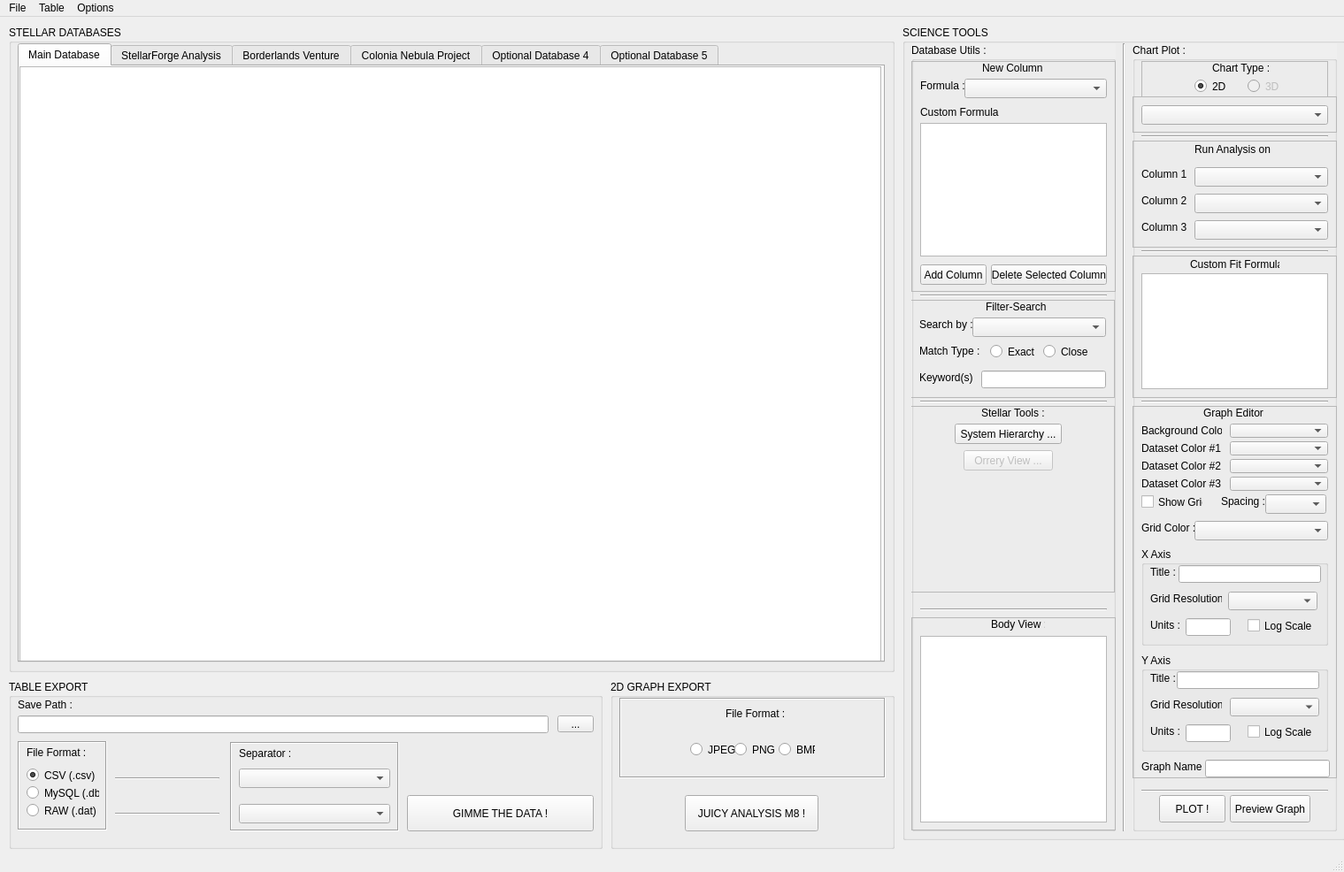
<?xml version="1.0" encoding="UTF-8"?>
<ui version="4.0">
 <class>MainWindow</class>
 <widget class="QMainWindow" name="MainWindow">
  <property name="geometry">
   <rect>
    <x>0</x>
    <y>0</y>
    <width>1519</width>
    <height>986</height>
   </rect>
  </property>
  <property name="minimumSize">
   <size>
    <width>1280</width>
    <height>750</height>
   </size>
  </property>
  <property name="font">
   <font>
    <kerning>true</kerning>
   </font>
  </property>
  <property name="windowTitle">
   <string>ED : Science Tools</string>
  </property>
  <property name="windowIcon">
   <iconset>
    <normaloff>EDST_Logo_Round_Discord_512.png</normaloff>EDST_Logo_Round_Discord_512.png</iconset>
  </property>
  <property name="autoFillBackground">
   <bool>true</bool>
  </property>
  <property name="locale">
   <locale language="English" country="UnitedKingdom"/>
  </property>
  <property name="inputMethodHints">
   <set>Qt::ImhNone</set>
  </property>
  <property name="documentMode">
   <bool>false</bool>
  </property>
  <property name="dockNestingEnabled">
   <bool>true</bool>
  </property>
  <property name="dockOptions">
   <set>QMainWindow::AllowNestedDocks|QMainWindow::AllowTabbedDocks|QMainWindow::AnimatedDocks</set>
  </property>
  <property name="unifiedTitleAndToolBarOnMac">
   <bool>false</bool>
  </property>
  <widget class="QWidget" name="centralwidget">
   <property name="autoFillBackground">
    <bool>false</bool>
   </property>
   <widget class="QTabWidget" name="tabWidget">
    <property name="geometry">
     <rect>
      <x>20</x>
      <y>30</y>
      <width>980</width>
      <height>700</height>
     </rect>
    </property>
    <property name="currentIndex">
     <number>0</number>
    </property>
    <property name="documentMode">
     <bool>false</bool>
    </property>
    <property name="tabsClosable">
     <bool>false</bool>
    </property>
    <property name="movable">
     <bool>false</bool>
    </property>
    <property name="tabBarAutoHide">
     <bool>false</bool>
    </property>
    <widget class="QWidget" name="MainDatabase">
     <attribute name="title">
      <string>Main Database</string>
     </attribute>
     <widget class="QTableWidget" name="tableWidget">
      <property name="geometry">
       <rect>
        <x>0</x>
        <y>0</y>
        <width>974</width>
        <height>674</height>
       </rect>
      </property>
     </widget>
    </widget>
    <widget class="QWidget" name="OptDB1">
     <property name="enabled">
      <bool>true</bool>
     </property>
     <property name="autoFillBackground">
      <bool>false</bool>
     </property>
     <attribute name="title">
      <string>StellarForge Analysis</string>
     </attribute>
     <widget class="QTableWidget" name="tableWidget_2">
      <property name="geometry">
       <rect>
        <x>0</x>
        <y>0</y>
        <width>974</width>
        <height>674</height>
       </rect>
      </property>
     </widget>
    </widget>
    <widget class="QWidget" name="OptDB2">
     <attribute name="title">
      <string>Borderlands Venture</string>
     </attribute>
     <widget class="QTableWidget" name="tableWidget_3">
      <property name="geometry">
       <rect>
        <x>0</x>
        <y>0</y>
        <width>974</width>
        <height>674</height>
       </rect>
      </property>
     </widget>
    </widget>
    <widget class="QWidget" name="OptDB3">
     <attribute name="title">
      <string>Colonia Nebula Project</string>
     </attribute>
     <widget class="QTableWidget" name="tableWidget_4">
      <property name="geometry">
       <rect>
        <x>0</x>
        <y>0</y>
        <width>974</width>
        <height>674</height>
       </rect>
      </property>
     </widget>
    </widget>
    <widget class="QWidget" name="OptDB4">
     <attribute name="title">
      <string>Optional Database 4</string>
     </attribute>
     <widget class="QTableWidget" name="tableWidget_5">
      <property name="geometry">
       <rect>
        <x>0</x>
        <y>0</y>
        <width>974</width>
        <height>674</height>
       </rect>
      </property>
     </widget>
    </widget>
    <widget class="QWidget" name="OptDB5">
     <attribute name="title">
      <string>Optional Database 5</string>
     </attribute>
     <widget class="QTableWidget" name="tableWidget_6">
      <property name="geometry">
       <rect>
        <x>0</x>
        <y>0</y>
        <width>974</width>
        <height>674</height>
       </rect>
      </property>
     </widget>
    </widget>
   </widget>
   <widget class="QGroupBox" name="ScienceToolsGroup">
    <property name="geometry">
     <rect>
      <x>1020</x>
      <y>10</y>
      <width>501</width>
      <height>921</height>
     </rect>
    </property>
    <property name="sizePolicy">
     <sizepolicy hsizetype="Fixed" vsizetype="Fixed">
      <horstretch>0</horstretch>
      <verstretch>0</verstretch>
     </sizepolicy>
    </property>
    <property name="autoFillBackground">
     <bool>true</bool>
    </property>
    <property name="title">
     <string>SCIENCE TOOLS</string>
    </property>
    <property name="flat">
     <bool>false</bool>
    </property>
    <widget class="Line" name="line_3">
     <property name="geometry">
      <rect>
       <x>240</x>
       <y>20</y>
       <width>20</width>
       <height>891</height>
      </rect>
     </property>
     <property name="lineWidth">
      <number>1</number>
     </property>
     <property name="orientation">
      <enum>Qt::Vertical</enum>
     </property>
    </widget>
    <widget class="QGroupBox" name="groupBox_4">
     <property name="geometry">
      <rect>
       <x>10</x>
       <y>20</y>
       <width>231</width>
       <height>891</height>
      </rect>
     </property>
     <property name="autoFillBackground">
      <bool>true</bool>
     </property>
     <property name="title">
      <string>Database Utils :</string>
     </property>
     <widget class="QFrame" name="frame_8">
      <property name="geometry">
       <rect>
        <x>0</x>
        <y>20</y>
        <width>231</width>
        <height>261</height>
       </rect>
      </property>
      <property name="frameShape">
       <enum>QFrame::StyledPanel</enum>
      </property>
      <property name="frameShadow">
       <enum>QFrame::Raised</enum>
      </property>
      <widget class="QLabel" name="label_11">
       <property name="geometry">
        <rect>
         <x>80</x>
         <y>0</y>
         <width>71</width>
         <height>16</height>
        </rect>
       </property>
       <property name="text">
        <string>New Column :</string>
       </property>
      </widget>
      <widget class="QLabel" name="label_12">
       <property name="geometry">
        <rect>
         <x>10</x>
         <y>20</y>
         <width>51</width>
         <height>16</height>
        </rect>
       </property>
       <property name="text">
        <string>Formula :</string>
       </property>
      </widget>
      <widget class="QComboBox" name="comboBox_7">
       <property name="geometry">
        <rect>
         <x>60</x>
         <y>20</y>
         <width>161</width>
         <height>22</height>
        </rect>
       </property>
      </widget>
      <widget class="QTextEdit" name="textEdit_2">
       <property name="geometry">
        <rect>
         <x>10</x>
         <y>70</y>
         <width>211</width>
         <height>151</height>
        </rect>
       </property>
      </widget>
      <widget class="QLabel" name="label_13">
       <property name="geometry">
        <rect>
         <x>10</x>
         <y>50</y>
         <width>91</width>
         <height>16</height>
        </rect>
       </property>
       <property name="text">
        <string>Custom Formula :</string>
       </property>
      </widget>
      <widget class="QPushButton" name="pushButton_3">
       <property name="geometry">
        <rect>
         <x>10</x>
         <y>230</y>
         <width>75</width>
         <height>23</height>
        </rect>
       </property>
       <property name="text">
        <string>Add Column</string>
       </property>
      </widget>
      <widget class="QPushButton" name="pushButton_4">
       <property name="geometry">
        <rect>
         <x>90</x>
         <y>230</y>
         <width>131</width>
         <height>23</height>
        </rect>
       </property>
       <property name="text">
        <string>Delete Selected Column</string>
       </property>
      </widget>
     </widget>
     <widget class="QFrame" name="frame_9">
      <property name="geometry">
       <rect>
        <x>-1</x>
        <y>290</y>
        <width>231</width>
        <height>111</height>
       </rect>
      </property>
      <property name="frameShape">
       <enum>QFrame::StyledPanel</enum>
      </property>
      <property name="frameShadow">
       <enum>QFrame::Raised</enum>
      </property>
      <widget class="QLabel" name="label_14">
       <property name="geometry">
        <rect>
         <x>85</x>
         <y>0</y>
         <width>71</width>
         <height>16</height>
        </rect>
       </property>
       <property name="text">
        <string>Filter-Search :</string>
       </property>
      </widget>
      <widget class="QLabel" name="label_15">
       <property name="geometry">
        <rect>
         <x>10</x>
         <y>20</y>
         <width>61</width>
         <height>16</height>
        </rect>
       </property>
       <property name="text">
        <string>Search by :</string>
       </property>
      </widget>
      <widget class="QComboBox" name="comboBox_8">
       <property name="geometry">
        <rect>
         <x>70</x>
         <y>20</y>
         <width>151</width>
         <height>22</height>
        </rect>
       </property>
      </widget>
      <widget class="QLabel" name="label_16">
       <property name="geometry">
        <rect>
         <x>10</x>
         <y>80</y>
         <width>61</width>
         <height>16</height>
        </rect>
       </property>
       <property name="text">
        <string>Keyword(s) :</string>
       </property>
      </widget>
      <widget class="QLineEdit" name="lineEdit_2">
       <property name="geometry">
        <rect>
         <x>80</x>
         <y>80</y>
         <width>141</width>
         <height>20</height>
        </rect>
       </property>
      </widget>
      <widget class="QLabel" name="label_17">
       <property name="geometry">
        <rect>
         <x>10</x>
         <y>50</y>
         <width>71</width>
         <height>16</height>
        </rect>
       </property>
       <property name="text">
        <string>Match Type :</string>
       </property>
      </widget>
      <widget class="QRadioButton" name="radioButton_9">
       <property name="geometry">
        <rect>
         <x>90</x>
         <y>50</y>
         <width>51</width>
         <height>17</height>
        </rect>
       </property>
       <property name="text">
        <string>Exact</string>
       </property>
      </widget>
      <widget class="QRadioButton" name="radioButton_10">
       <property name="geometry">
        <rect>
         <x>150</x>
         <y>50</y>
         <width>51</width>
         <height>17</height>
        </rect>
       </property>
       <property name="text">
        <string>Close</string>
       </property>
      </widget>
     </widget>
     <widget class="Line" name="line_6">
      <property name="geometry">
       <rect>
        <x>10</x>
        <y>275</y>
        <width>211</width>
        <height>20</height>
       </rect>
      </property>
      <property name="orientation">
       <enum>Qt::Horizontal</enum>
      </property>
     </widget>
     <widget class="Line" name="line_8">
      <property name="geometry">
       <rect>
        <x>10</x>
        <y>395</y>
        <width>211</width>
        <height>20</height>
       </rect>
      </property>
      <property name="orientation">
       <enum>Qt::Horizontal</enum>
      </property>
     </widget>
     <widget class="QFrame" name="frame_11">
      <property name="geometry">
       <rect>
        <x>-1</x>
        <y>410</y>
        <width>231</width>
        <height>211</height>
       </rect>
      </property>
      <property name="frameShape">
       <enum>QFrame::StyledPanel</enum>
      </property>
      <property name="frameShadow">
       <enum>QFrame::Raised</enum>
      </property>
      <widget class="QPushButton" name="pushButton_6">
       <property name="geometry">
        <rect>
         <x>50</x>
         <y>20</y>
         <width>121</width>
         <height>23</height>
        </rect>
       </property>
       <property name="text">
        <string>System Hierarchy ...</string>
       </property>
      </widget>
      <widget class="QLabel" name="label_19">
       <property name="geometry">
        <rect>
         <x>80</x>
         <y>0</y>
         <width>71</width>
         <height>16</height>
        </rect>
       </property>
       <property name="text">
        <string>Stellar Tools :</string>
       </property>
      </widget>
      <widget class="QPushButton" name="pushButton_8">
       <property name="enabled">
        <bool>false</bool>
       </property>
       <property name="geometry">
        <rect>
         <x>60</x>
         <y>50</y>
         <width>101</width>
         <height>23</height>
        </rect>
       </property>
       <property name="text">
        <string>Orrery View ...</string>
       </property>
      </widget>
     </widget>
     <widget class="Line" name="line_10">
      <property name="geometry">
       <rect>
        <x>10</x>
        <y>630</y>
        <width>211</width>
        <height>20</height>
       </rect>
      </property>
      <property name="orientation">
       <enum>Qt::Horizontal</enum>
      </property>
     </widget>
     <widget class="QFrame" name="frame_12">
      <property name="geometry">
       <rect>
        <x>0</x>
        <y>649</y>
        <width>231</width>
        <height>241</height>
       </rect>
      </property>
      <property name="frameShape">
       <enum>QFrame::StyledPanel</enum>
      </property>
      <property name="frameShadow">
       <enum>QFrame::Raised</enum>
      </property>
      <widget class="QLabel" name="label_27">
       <property name="geometry">
        <rect>
         <x>90</x>
         <y>0</y>
         <width>61</width>
         <height>16</height>
        </rect>
       </property>
       <property name="text">
        <string>Body View :</string>
       </property>
      </widget>
      <widget class="QGraphicsView" name="graphicsView">
       <property name="geometry">
        <rect>
         <x>10</x>
         <y>21</y>
         <width>211</width>
         <height>211</height>
        </rect>
       </property>
      </widget>
     </widget>
    </widget>
    <widget class="QGroupBox" name="groupBox_5">
     <property name="geometry">
      <rect>
       <x>260</x>
       <y>20</y>
       <width>231</width>
       <height>891</height>
      </rect>
     </property>
     <property name="font">
      <font>
       <family>MS Shell Dlg 2</family>
      </font>
     </property>
     <property name="acceptDrops">
      <bool>false</bool>
     </property>
     <property name="autoFillBackground">
      <bool>true</bool>
     </property>
     <property name="title">
      <string>Chart Plot :</string>
     </property>
     <property name="flat">
      <bool>false</bool>
     </property>
     <property name="checkable">
      <bool>false</bool>
     </property>
     <widget class="QFrame" name="frame_4">
      <property name="geometry">
       <rect>
        <x>10</x>
        <y>20</y>
        <width>211</width>
        <height>41</height>
       </rect>
      </property>
      <property name="frameShape">
       <enum>QFrame::StyledPanel</enum>
      </property>
      <property name="frameShadow">
       <enum>QFrame::Raised</enum>
      </property>
      <widget class="QLabel" name="label_5">
       <property name="geometry">
        <rect>
         <x>80</x>
         <y>0</y>
         <width>71</width>
         <height>16</height>
        </rect>
       </property>
       <property name="layoutDirection">
        <enum>Qt::LeftToRight</enum>
       </property>
       <property name="text">
        <string>Chart Type :</string>
       </property>
      </widget>
      <widget class="QRadioButton" name="radioButton_7">
       <property name="geometry">
        <rect>
         <x>60</x>
         <y>20</y>
         <width>41</width>
         <height>17</height>
        </rect>
       </property>
       <property name="text">
        <string>2D</string>
       </property>
       <property name="checked">
        <bool>true</bool>
       </property>
      </widget>
      <widget class="QRadioButton" name="radioButton_8">
       <property name="enabled">
        <bool>false</bool>
       </property>
       <property name="geometry">
        <rect>
         <x>120</x>
         <y>20</y>
         <width>41</width>
         <height>17</height>
        </rect>
       </property>
       <property name="autoFillBackground">
        <bool>false</bool>
       </property>
       <property name="text">
        <string>3D</string>
       </property>
       <property name="checkable">
        <bool>true</bool>
       </property>
      </widget>
     </widget>
     <widget class="QFrame" name="frame_5">
      <property name="geometry">
       <rect>
        <x>0</x>
        <y>110</y>
        <width>231</width>
        <height>121</height>
       </rect>
      </property>
      <property name="frameShape">
       <enum>QFrame::StyledPanel</enum>
      </property>
      <property name="frameShadow">
       <enum>QFrame::Raised</enum>
      </property>
      <widget class="QLabel" name="label_7">
       <property name="geometry">
        <rect>
         <x>10</x>
         <y>30</y>
         <width>51</width>
         <height>16</height>
        </rect>
       </property>
       <property name="text">
        <string>Column 1 :</string>
       </property>
      </widget>
      <widget class="QLabel" name="label_8">
       <property name="geometry">
        <rect>
         <x>10</x>
         <y>60</y>
         <width>51</width>
         <height>16</height>
        </rect>
       </property>
       <property name="text">
        <string>Column 2 :</string>
       </property>
      </widget>
      <widget class="QLabel" name="label_9">
       <property name="geometry">
        <rect>
         <x>10</x>
         <y>90</y>
         <width>51</width>
         <height>16</height>
        </rect>
       </property>
       <property name="text">
        <string>Column 3 :</string>
       </property>
       <property name="scaledContents">
        <bool>false</bool>
       </property>
       <property name="wordWrap">
        <bool>false</bool>
       </property>
       <property name="openExternalLinks">
        <bool>false</bool>
       </property>
      </widget>
      <widget class="QComboBox" name="comboBox_3">
       <property name="geometry">
        <rect>
         <x>70</x>
         <y>30</y>
         <width>151</width>
         <height>22</height>
        </rect>
       </property>
      </widget>
      <widget class="QComboBox" name="comboBox_4">
       <property name="geometry">
        <rect>
         <x>70</x>
         <y>60</y>
         <width>151</width>
         <height>22</height>
        </rect>
       </property>
      </widget>
      <widget class="QComboBox" name="comboBox_5">
       <property name="enabled">
        <bool>true</bool>
       </property>
       <property name="geometry">
        <rect>
         <x>70</x>
         <y>90</y>
         <width>151</width>
         <height>22</height>
        </rect>
       </property>
      </widget>
      <widget class="QLabel" name="label_6">
       <property name="geometry">
        <rect>
         <x>70</x>
         <y>0</y>
         <width>90</width>
         <height>20</height>
        </rect>
       </property>
       <property name="frameShape">
        <enum>QFrame::NoFrame</enum>
       </property>
       <property name="text">
        <string>Run Analysis on :</string>
       </property>
      </widget>
     </widget>
     <widget class="QFrame" name="frame_6">
      <property name="geometry">
       <rect>
        <x>0</x>
        <y>240</y>
        <width>231</width>
        <height>161</height>
       </rect>
      </property>
      <property name="frameShape">
       <enum>QFrame::StyledPanel</enum>
      </property>
      <property name="frameShadow">
       <enum>QFrame::Raised</enum>
      </property>
      <widget class="QLabel" name="label_10">
       <property name="geometry">
        <rect>
         <x>65</x>
         <y>0</y>
         <width>101</width>
         <height>20</height>
        </rect>
       </property>
       <property name="text">
        <string>Custom Fit Formula :</string>
       </property>
      </widget>
      <widget class="QTextEdit" name="textEdit">
       <property name="geometry">
        <rect>
         <x>10</x>
         <y>20</y>
         <width>211</width>
         <height>131</height>
        </rect>
       </property>
      </widget>
     </widget>
     <widget class="QFrame" name="frame_7">
      <property name="geometry">
       <rect>
        <x>0</x>
        <y>60</y>
        <width>231</width>
        <height>41</height>
       </rect>
      </property>
      <property name="frameShape">
       <enum>QFrame::StyledPanel</enum>
      </property>
      <property name="frameShadow">
       <enum>QFrame::Raised</enum>
      </property>
      <widget class="QComboBox" name="comboBox_6">
       <property name="geometry">
        <rect>
         <x>10</x>
         <y>10</y>
         <width>211</width>
         <height>22</height>
        </rect>
       </property>
       <property name="editable">
        <bool>false</bool>
       </property>
       <property name="currentText">
        <string/>
       </property>
      </widget>
     </widget>
     <widget class="Line" name="line_4">
      <property name="geometry">
       <rect>
        <x>10</x>
        <y>95</y>
        <width>211</width>
        <height>20</height>
       </rect>
      </property>
      <property name="orientation">
       <enum>Qt::Horizontal</enum>
      </property>
     </widget>
     <widget class="Line" name="line_5">
      <property name="geometry">
       <rect>
        <x>10</x>
        <y>225</y>
        <width>211</width>
        <height>20</height>
       </rect>
      </property>
      <property name="orientation">
       <enum>Qt::Horizontal</enum>
      </property>
     </widget>
     <widget class="Line" name="line_7">
      <property name="geometry">
       <rect>
        <x>10</x>
        <y>395</y>
        <width>211</width>
        <height>20</height>
       </rect>
      </property>
      <property name="orientation">
       <enum>Qt::Horizontal</enum>
      </property>
     </widget>
     <widget class="QPushButton" name="pushButton_5">
      <property name="geometry">
       <rect>
        <x>30</x>
        <y>850</y>
        <width>75</width>
        <height>31</height>
       </rect>
      </property>
      <property name="text">
       <string>PLOT !</string>
      </property>
     </widget>
     <widget class="Line" name="line_9">
      <property name="geometry">
       <rect>
        <x>10</x>
        <y>835</y>
        <width>211</width>
        <height>20</height>
       </rect>
      </property>
      <property name="orientation">
       <enum>Qt::Horizontal</enum>
      </property>
     </widget>
     <widget class="QFrame" name="frame_10">
      <property name="geometry">
       <rect>
        <x>0</x>
        <y>410</y>
        <width>231</width>
        <height>421</height>
       </rect>
      </property>
      <property name="frameShape">
       <enum>QFrame::StyledPanel</enum>
      </property>
      <property name="frameShadow">
       <enum>QFrame::Raised</enum>
      </property>
      <widget class="QLabel" name="label_18">
       <property name="geometry">
        <rect>
         <x>80</x>
         <y>0</y>
         <width>71</width>
         <height>16</height>
        </rect>
       </property>
       <property name="text">
        <string>Graph Editor :</string>
       </property>
      </widget>
      <widget class="QLabel" name="label_20">
       <property name="geometry">
        <rect>
         <x>10</x>
         <y>20</y>
         <width>91</width>
         <height>16</height>
        </rect>
       </property>
       <property name="text">
        <string>Background Color :</string>
       </property>
      </widget>
      <widget class="QComboBox" name="comboBox_9">
       <property name="geometry">
        <rect>
         <x>110</x>
         <y>20</y>
         <width>111</width>
         <height>16</height>
        </rect>
       </property>
      </widget>
      <widget class="QLabel" name="label_21">
       <property name="geometry">
        <rect>
         <x>10</x>
         <y>40</y>
         <width>91</width>
         <height>16</height>
        </rect>
       </property>
       <property name="text">
        <string>Dataset Color #1 :</string>
       </property>
      </widget>
      <widget class="QComboBox" name="comboBox_10">
       <property name="geometry">
        <rect>
         <x>110</x>
         <y>40</y>
         <width>111</width>
         <height>16</height>
        </rect>
       </property>
      </widget>
      <widget class="QLabel" name="label_22">
       <property name="geometry">
        <rect>
         <x>10</x>
         <y>60</y>
         <width>91</width>
         <height>16</height>
        </rect>
       </property>
       <property name="text">
        <string>Dataset Color #2 :</string>
       </property>
      </widget>
      <widget class="QComboBox" name="comboBox_11">
       <property name="geometry">
        <rect>
         <x>110</x>
         <y>60</y>
         <width>111</width>
         <height>16</height>
        </rect>
       </property>
      </widget>
      <widget class="QLabel" name="label_23">
       <property name="geometry">
        <rect>
         <x>10</x>
         <y>80</y>
         <width>91</width>
         <height>16</height>
        </rect>
       </property>
       <property name="text">
        <string>Dataset Color #3 :</string>
       </property>
      </widget>
      <widget class="QComboBox" name="comboBox_12">
       <property name="geometry">
        <rect>
         <x>110</x>
         <y>80</y>
         <width>111</width>
         <height>16</height>
        </rect>
       </property>
      </widget>
      <widget class="QCheckBox" name="checkBox">
       <property name="geometry">
        <rect>
         <x>10</x>
         <y>100</y>
         <width>70</width>
         <height>17</height>
        </rect>
       </property>
       <property name="text">
        <string>Show Grid</string>
       </property>
      </widget>
      <widget class="QLabel" name="label_24">
       <property name="geometry">
        <rect>
         <x>100</x>
         <y>100</y>
         <width>51</width>
         <height>16</height>
        </rect>
       </property>
       <property name="text">
        <string>Spacing :</string>
       </property>
      </widget>
      <widget class="QComboBox" name="comboBox_13">
       <property name="geometry">
        <rect>
         <x>150</x>
         <y>100</y>
         <width>69</width>
         <height>22</height>
        </rect>
       </property>
      </widget>
      <widget class="QGroupBox" name="groupBox">
       <property name="geometry">
        <rect>
         <x>10</x>
         <y>160</y>
         <width>211</width>
         <height>111</height>
        </rect>
       </property>
       <property name="title">
        <string>X Axis</string>
       </property>
       <widget class="QLineEdit" name="lineEdit_4">
        <property name="geometry">
         <rect>
          <x>42</x>
          <y>20</y>
          <width>161</width>
          <height>20</height>
         </rect>
        </property>
       </widget>
       <widget class="QLabel" name="label_28">
        <property name="geometry">
         <rect>
          <x>10</x>
          <y>20</y>
          <width>51</width>
          <height>16</height>
         </rect>
        </property>
        <property name="text">
         <string>Title :</string>
        </property>
       </widget>
       <widget class="QLabel" name="label_30">
        <property name="geometry">
         <rect>
          <x>10</x>
          <y>50</y>
          <width>81</width>
          <height>16</height>
         </rect>
        </property>
        <property name="text">
         <string>Grid Resolution :</string>
        </property>
       </widget>
       <widget class="QComboBox" name="comboBox_15">
        <property name="geometry">
         <rect>
          <x>98</x>
          <y>50</y>
          <width>101</width>
          <height>21</height>
         </rect>
        </property>
       </widget>
       <widget class="QLabel" name="label_32">
        <property name="geometry">
         <rect>
          <x>10</x>
          <y>80</y>
          <width>51</width>
          <height>16</height>
         </rect>
        </property>
        <property name="text">
         <string>Units :</string>
        </property>
       </widget>
       <widget class="QLineEdit" name="lineEdit_6">
        <property name="geometry">
         <rect>
          <x>50</x>
          <y>80</y>
          <width>51</width>
          <height>20</height>
         </rect>
        </property>
       </widget>
       <widget class="QCheckBox" name="checkBox_2">
        <property name="geometry">
         <rect>
          <x>120</x>
          <y>80</y>
          <width>80</width>
          <height>17</height>
         </rect>
        </property>
        <property name="text">
         <string>Log Scale</string>
        </property>
       </widget>
      </widget>
      <widget class="QGroupBox" name="groupBox_2">
       <property name="geometry">
        <rect>
         <x>10</x>
         <y>280</y>
         <width>211</width>
         <height>111</height>
        </rect>
       </property>
       <property name="title">
        <string>Y Axis</string>
       </property>
       <widget class="QLabel" name="label_29">
        <property name="geometry">
         <rect>
          <x>10</x>
          <y>20</y>
          <width>51</width>
          <height>16</height>
         </rect>
        </property>
        <property name="text">
         <string>Title :</string>
        </property>
       </widget>
       <widget class="QLineEdit" name="lineEdit_5">
        <property name="geometry">
         <rect>
          <x>40</x>
          <y>20</y>
          <width>161</width>
          <height>20</height>
         </rect>
        </property>
       </widget>
       <widget class="QLabel" name="label_31">
        <property name="geometry">
         <rect>
          <x>10</x>
          <y>50</y>
          <width>81</width>
          <height>16</height>
         </rect>
        </property>
        <property name="text">
         <string>Grid Resolution :</string>
        </property>
       </widget>
       <widget class="QComboBox" name="comboBox_16">
        <property name="geometry">
         <rect>
          <x>100</x>
          <y>50</y>
          <width>101</width>
          <height>21</height>
         </rect>
        </property>
       </widget>
       <widget class="QLabel" name="label_33">
        <property name="geometry">
         <rect>
          <x>10</x>
          <y>80</y>
          <width>51</width>
          <height>16</height>
         </rect>
        </property>
        <property name="text">
         <string>Units :</string>
        </property>
       </widget>
       <widget class="QLineEdit" name="lineEdit_7">
        <property name="geometry">
         <rect>
          <x>50</x>
          <y>80</y>
          <width>51</width>
          <height>20</height>
         </rect>
        </property>
       </widget>
       <widget class="QCheckBox" name="checkBox_3">
        <property name="geometry">
         <rect>
          <x>120</x>
          <y>80</y>
          <width>80</width>
          <height>17</height>
         </rect>
        </property>
        <property name="text">
         <string>Log Scale</string>
        </property>
       </widget>
      </widget>
      <widget class="QLabel" name="label_25">
       <property name="geometry">
        <rect>
         <x>10</x>
         <y>400</y>
         <width>71</width>
         <height>16</height>
        </rect>
       </property>
       <property name="text">
        <string>Graph Name :</string>
       </property>
      </widget>
      <widget class="QLineEdit" name="lineEdit_3">
       <property name="geometry">
        <rect>
         <x>82</x>
         <y>400</y>
         <width>141</width>
         <height>20</height>
        </rect>
       </property>
      </widget>
      <widget class="QLabel" name="label_26">
       <property name="geometry">
        <rect>
         <x>10</x>
         <y>130</y>
         <width>61</width>
         <height>16</height>
        </rect>
       </property>
       <property name="text">
        <string>Grid Color :</string>
       </property>
      </widget>
      <widget class="QComboBox" name="comboBox_14">
       <property name="geometry">
        <rect>
         <x>70</x>
         <y>130</y>
         <width>151</width>
         <height>22</height>
        </rect>
       </property>
      </widget>
     </widget>
     <widget class="QPushButton" name="pushButton_7">
      <property name="geometry">
       <rect>
        <x>110</x>
        <y>850</y>
        <width>91</width>
        <height>31</height>
       </rect>
      </property>
      <property name="text">
       <string>Preview Graph</string>
      </property>
     </widget>
    </widget>
   </widget>
   <widget class="QGroupBox" name="TableExportGroup">
    <property name="geometry">
     <rect>
      <x>10</x>
      <y>750</y>
      <width>671</width>
      <height>191</height>
     </rect>
    </property>
    <property name="autoFillBackground">
     <bool>true</bool>
    </property>
    <property name="title">
     <string>TABLE EXPORT</string>
    </property>
    <widget class="QPushButton" name="pushButton">
     <property name="geometry">
      <rect>
       <x>450</x>
       <y>130</y>
       <width>211</width>
       <height>41</height>
      </rect>
     </property>
     <property name="text">
      <string>GIMME THE DATA !</string>
     </property>
    </widget>
    <widget class="QLineEdit" name="lineEdit">
     <property name="geometry">
      <rect>
       <x>10</x>
       <y>40</y>
       <width>600</width>
       <height>20</height>
      </rect>
     </property>
    </widget>
    <widget class="QLabel" name="label">
     <property name="geometry">
      <rect>
       <x>10</x>
       <y>20</y>
       <width>71</width>
       <height>16</height>
      </rect>
     </property>
     <property name="text">
      <string>Save Path :</string>
     </property>
    </widget>
    <widget class="QToolButton" name="toolButton">
     <property name="geometry">
      <rect>
       <x>620</x>
       <y>40</y>
       <width>41</width>
       <height>19</height>
      </rect>
     </property>
     <property name="text">
      <string>...</string>
     </property>
    </widget>
    <widget class="QFrame" name="frame">
     <property name="geometry">
      <rect>
       <x>10</x>
       <y>69</y>
       <width>101</width>
       <height>101</height>
      </rect>
     </property>
     <property name="frameShape">
      <enum>QFrame::Box</enum>
     </property>
     <property name="frameShadow">
      <enum>QFrame::Sunken</enum>
     </property>
     <widget class="QLabel" name="label_2">
      <property name="geometry">
       <rect>
        <x>10</x>
        <y>5</y>
        <width>71</width>
        <height>16</height>
       </rect>
      </property>
      <property name="text">
       <string>File Format :</string>
      </property>
     </widget>
     <widget class="QRadioButton" name="radioButton">
      <property name="geometry">
       <rect>
        <x>10</x>
        <y>30</y>
        <width>82</width>
        <height>17</height>
       </rect>
      </property>
      <property name="text">
       <string>CSV (.csv)</string>
      </property>
      <property name="checked">
       <bool>true</bool>
      </property>
     </widget>
     <widget class="QRadioButton" name="radioButton_2">
      <property name="geometry">
       <rect>
        <x>10</x>
        <y>50</y>
        <width>82</width>
        <height>17</height>
       </rect>
      </property>
      <property name="text">
       <string>MySQL (.db)</string>
      </property>
     </widget>
     <widget class="QRadioButton" name="radioButton_3">
      <property name="geometry">
       <rect>
        <x>10</x>
        <y>70</y>
        <width>82</width>
        <height>17</height>
       </rect>
      </property>
      <property name="text">
       <string>RAW (.dat)</string>
      </property>
     </widget>
    </widget>
    <widget class="Line" name="line">
     <property name="geometry">
      <rect>
       <x>120</x>
       <y>150</y>
       <width>118</width>
       <height>3</height>
      </rect>
     </property>
     <property name="orientation">
      <enum>Qt::Horizontal</enum>
     </property>
    </widget>
    <widget class="Line" name="line_2">
     <property name="geometry">
      <rect>
       <x>120</x>
       <y>110</y>
       <width>118</width>
       <height>3</height>
      </rect>
     </property>
     <property name="orientation">
      <enum>Qt::Horizontal</enum>
     </property>
    </widget>
    <widget class="QFrame" name="frame_2">
     <property name="geometry">
      <rect>
       <x>250</x>
       <y>70</y>
       <width>191</width>
       <height>101</height>
      </rect>
     </property>
     <property name="frameShape">
      <enum>QFrame::Box</enum>
     </property>
     <property name="frameShadow">
      <enum>QFrame::Sunken</enum>
     </property>
     <widget class="QLabel" name="label_3">
      <property name="geometry">
       <rect>
        <x>10</x>
        <y>5</y>
        <width>71</width>
        <height>16</height>
       </rect>
      </property>
      <property name="text">
       <string>Separator :</string>
      </property>
     </widget>
     <widget class="QComboBox" name="comboBox">
      <property name="geometry">
       <rect>
        <x>10</x>
        <y>30</y>
        <width>171</width>
        <height>22</height>
       </rect>
      </property>
      <property name="editable">
       <bool>false</bool>
      </property>
      <property name="currentText">
       <string/>
      </property>
     </widget>
     <widget class="QComboBox" name="comboBox_2">
      <property name="enabled">
       <bool>true</bool>
      </property>
      <property name="geometry">
       <rect>
        <x>10</x>
        <y>70</y>
        <width>171</width>
        <height>22</height>
       </rect>
      </property>
     </widget>
    </widget>
   </widget>
   <widget class="QGroupBox" name="StellarDBGroup">
    <property name="geometry">
     <rect>
      <x>10</x>
      <y>10</y>
      <width>1001</width>
      <height>731</height>
     </rect>
    </property>
    <property name="autoFillBackground">
     <bool>true</bool>
    </property>
    <property name="title">
     <string>STELLAR DATABASES</string>
    </property>
   </widget>
   <widget class="QGroupBox" name="GraphExportGroup">
    <property name="geometry">
     <rect>
      <x>690</x>
      <y>750</y>
      <width>321</width>
      <height>191</height>
     </rect>
    </property>
    <property name="autoFillBackground">
     <bool>true</bool>
    </property>
    <property name="title">
     <string>2D GRAPH EXPORT</string>
    </property>
    <widget class="QFrame" name="frame_3">
     <property name="geometry">
      <rect>
       <x>10</x>
       <y>20</y>
       <width>301</width>
       <height>91</height>
      </rect>
     </property>
     <property name="autoFillBackground">
      <bool>false</bool>
     </property>
     <property name="frameShape">
      <enum>QFrame::Box</enum>
     </property>
     <property name="frameShadow">
      <enum>QFrame::Sunken</enum>
     </property>
     <widget class="QLabel" name="label_4">
      <property name="geometry">
       <rect>
        <x>120</x>
        <y>10</y>
        <width>71</width>
        <height>16</height>
       </rect>
      </property>
      <property name="text">
       <string>File Format :</string>
      </property>
     </widget>
     <widget class="QRadioButton" name="radioButton_4">
      <property name="geometry">
       <rect>
        <x>80</x>
        <y>50</y>
        <width>51</width>
        <height>17</height>
       </rect>
      </property>
      <property name="text">
       <string>JPEG</string>
      </property>
      <property name="iconSize">
       <size>
        <width>16</width>
        <height>16</height>
       </size>
      </property>
      <property name="checked">
       <bool>false</bool>
      </property>
      <property name="autoRepeat">
       <bool>false</bool>
      </property>
     </widget>
     <widget class="QRadioButton" name="radioButton_5">
      <property name="geometry">
       <rect>
        <x>130</x>
        <y>50</y>
        <width>51</width>
        <height>17</height>
       </rect>
      </property>
      <property name="text">
       <string>PNG</string>
      </property>
      <property name="iconSize">
       <size>
        <width>16</width>
        <height>16</height>
       </size>
      </property>
      <property name="checked">
       <bool>false</bool>
      </property>
      <property name="autoRepeat">
       <bool>false</bool>
      </property>
     </widget>
     <widget class="QRadioButton" name="radioButton_6">
      <property name="geometry">
       <rect>
        <x>180</x>
        <y>50</y>
        <width>41</width>
        <height>17</height>
       </rect>
      </property>
      <property name="text">
       <string>BMP</string>
      </property>
      <property name="iconSize">
       <size>
        <width>16</width>
        <height>16</height>
       </size>
      </property>
      <property name="checked">
       <bool>false</bool>
      </property>
      <property name="autoRepeat">
       <bool>false</bool>
      </property>
     </widget>
    </widget>
    <widget class="QPushButton" name="pushButton_2">
     <property name="geometry">
      <rect>
       <x>84</x>
       <y>130</y>
       <width>151</width>
       <height>41</height>
      </rect>
     </property>
     <property name="text">
      <string>JUICY ANALYSIS M8 !</string>
     </property>
    </widget>
   </widget>
   <zorder>StellarDBGroup</zorder>
   <zorder>ScienceToolsGroup</zorder>
   <zorder>TableExportGroup</zorder>
   <zorder>tabWidget</zorder>
   <zorder>GraphExportGroup</zorder>
  </widget>
  <widget class="QStatusBar" name="statusbar">
   <property name="inputMethodHints">
    <set>Qt::ImhNone</set>
   </property>
   <property name="sizeGripEnabled">
    <bool>true</bool>
   </property>
  </widget>
  <widget class="QMenuBar" name="menuBar">
   <property name="geometry">
    <rect>
     <x>0</x>
     <y>0</y>
     <width>1519</width>
     <height>21</height>
    </rect>
   </property>
   <widget class="QMenu" name="menuFile">
    <property name="title">
     <string>File</string>
    </property>
    <addaction name="actionImport_2"/>
   </widget>
   <widget class="QMenu" name="menuTable">
    <property name="title">
     <string>Table</string>
    </property>
    <widget class="QMenu" name="menuActive_Table">
     <property name="title">
      <string>Active Table</string>
     </property>
     <addaction name="actionManual_Data_Entry"/>
    </widget>
    <addaction name="menuActive_Table"/>
   </widget>
   <widget class="QMenu" name="menuOptions">
    <property name="title">
     <string>Options</string>
    </property>
    <addaction name="actionPreferences"/>
    <addaction name="actionProfile_Manager"/>
    <addaction name="actionAbout"/>
   </widget>
   <addaction name="menuFile"/>
   <addaction name="menuTable"/>
   <addaction name="menuOptions"/>
  </widget>
  <action name="actionImport">
   <property name="text">
    <string>Import ...</string>
   </property>
  </action>
  <action name="actionImport_2">
   <property name="text">
    <string>Import ...</string>
   </property>
  </action>
  <action name="actionManual_Data_Entry">
   <property name="text">
    <string>Manual Data Entry ...</string>
   </property>
  </action>
  <action name="actionPreferences">
   <property name="text">
    <string>Preferences ...</string>
   </property>
  </action>
  <action name="actionProfile_Manager">
   <property name="text">
    <string>Profile Manager ...</string>
   </property>
  </action>
  <action name="actionAbout">
   <property name="text">
    <string>About ...</string>
   </property>
  </action>
 </widget>
 <resources/>
 <connections/>
</ui>
